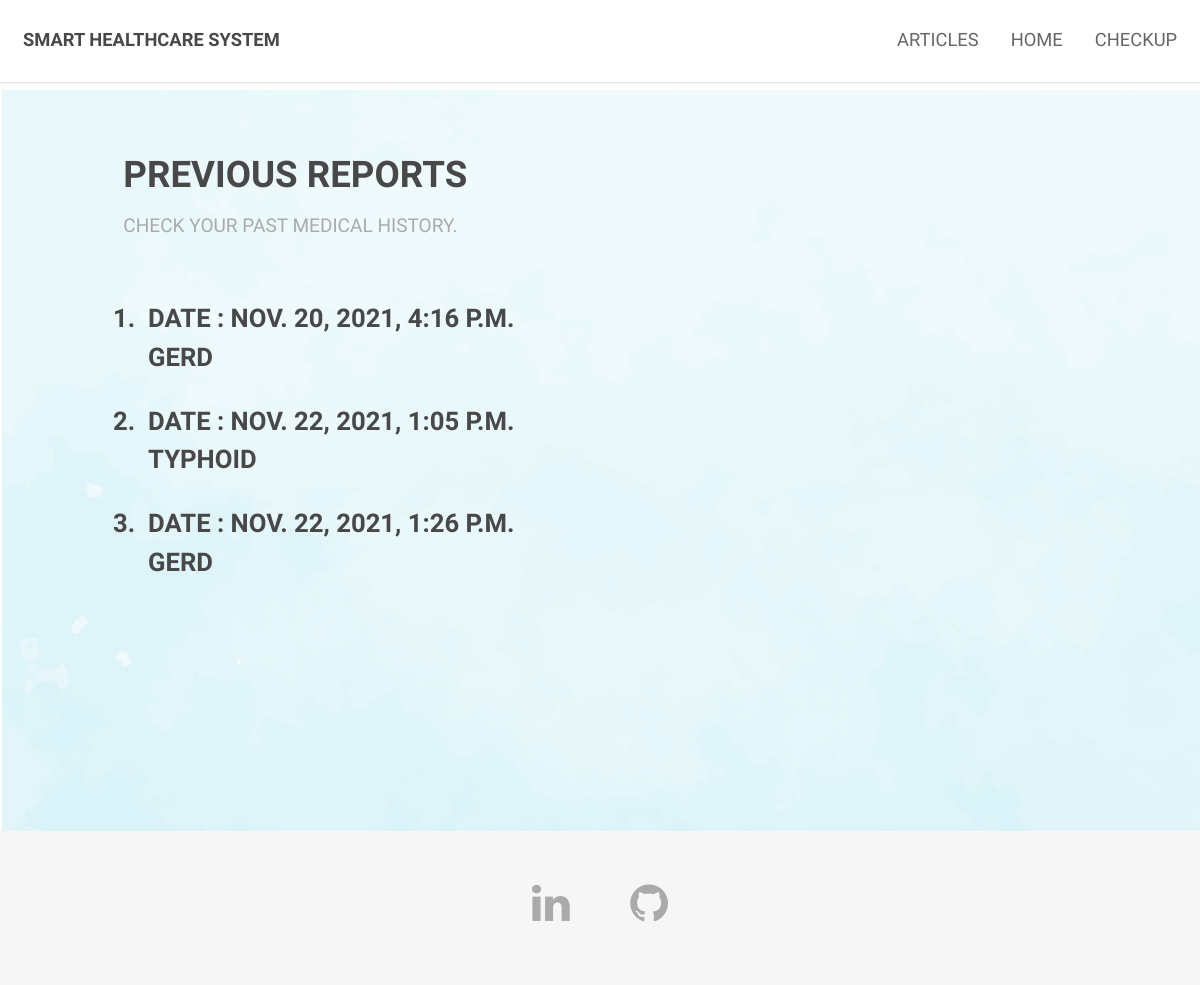
/myReports/ (signed in), run on an earlier commit of the app's database.
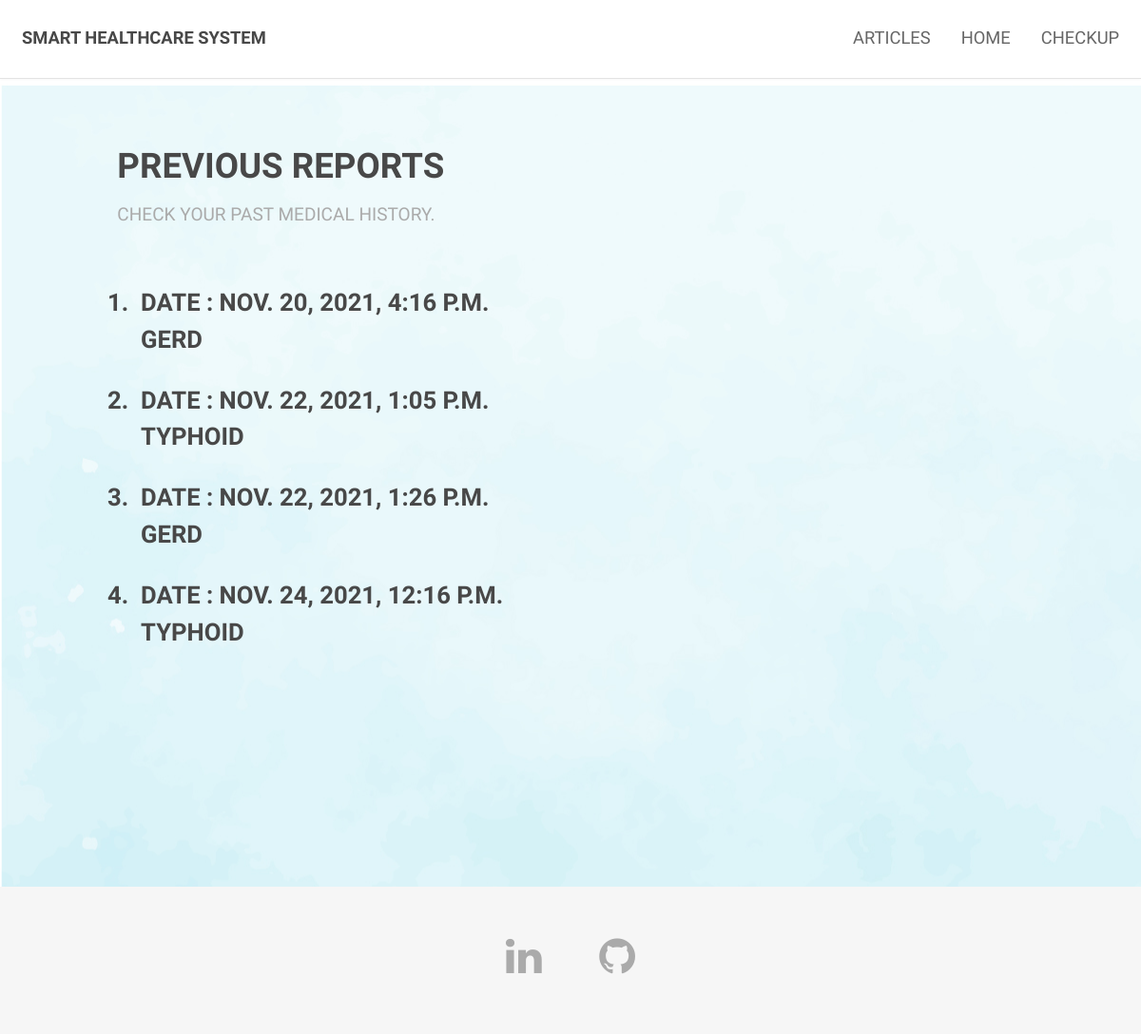
And on a later commit of the database.
### predict/models.py (models this page shows, shortened)
class Report(models.Model):
    name = models.CharField(max_length=50)
    age = models. IntegerField()
    gender = models.CharField(max_length=30)
    height = models. IntegerField()
    weight = models. IntegerField()
    symptom1 = models.CharField(max_length=30)
    symptom2 = models.CharField(max_length=30, blank=True)
    symptom3 = models.CharField(max_length=30, blank=True)
    symptom4 = models.CharField(max_length=30, blank=True)
    symptom5 = models.CharField(max_length=30, blank=True)
    disease = models.CharField(max_length=30)
    consultDoctor = models.CharField(max_length=30)
    created = models.DateTimeField(auto_now_add=True)
    user = models.ForeignKey(User, on_delete=models.CASCADE)

### predict/views.py (the view)
# urls.py: path('myReports/', views.myReports, name="myReports"),
def myReports(request):
    reports = Report.objects.filter(user=request.user)
    return render(request, "predict/myReports.html", {'reports':reports})

### predict/templates/predict/myReports.html (shortened to what this page needs)
<!DOCTYPE HTML>
<html>
	{% load static %}
	<head>
		<link rel="stylesheet" href="{% static 'predict/assets/css/main.css' %}" />
	</head>
	<body>
			<header id="header">
				<h1><strong><a href="{% url 'index' %}">Smart healthcare system</a></strong></h1>
				<nav id="nav">
					<ul>
						<li><a href="{% url 'blog:all_blogs' %}">Articles</a></li>
						<li><a href="{% url 'index' %}">Home</a></li>
						<li><a href="{% url 'home' %}">Checkup</a></li>
					</ul>
				</nav>
			</header>
            <section id="main" class="wrapper">
				<div class="container">
					<header class="major special">
                        <h2 color="white">Previous reports</h2>
                        <p>Check your past medical history.</p>
                    </header>
					<ol>
                    {% for report in reports %}
                          <div>
                            <a href="{% url 'viewreport' report.id %}" style="text-decoration:none;">
								<h2><li>Date : {{ report.created }}<br> {{ report.disease }}</li></h2>
                            </a>
                          </div>
                    {% endfor %}
					</ol>
				</div>
            </section>
			<footer id="footer">
				<div class="container">
					<ul class="icons">
						<li><a href="https://www.linkedin.com/in/mayank-joshi-219658191/" class="icon fa-linkedin" target="_blank"></a></li>
						<li><a href="https://github.com/Mayank-J0shi" class="icon fa-github" target="_blank"></a></li>
					</ul>
				</div>
			</footer>
	</body>
</html>

What changed in the data, as far as the page shows it:
added Report: created "NOV. 24, 2021, 12:16 P.M.", disease "TYPHOID"
